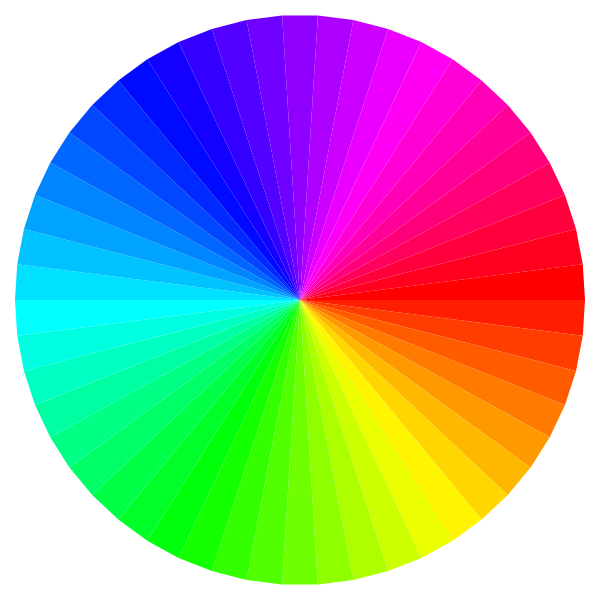
Frame 1 (no input)
Frame 60 (no input): identical to frame 1, image omitted
Frame 120 (the mouse pressed at the canvas centre since frame 60): identical to frame 1, image omitted

The p5.js sketch that drew this single still picture (run headless with seeded random() and noise() and a simulated clock; from frame 60 on, the mouse is pressed at the canvas centre):

// p5.js sketch
// ── sketch.js
const NUM_SLICES = 50;
let sliceSlider;

function setup() {
  createCanvas(600, 600);
  // noLoop();
  noStroke();
  colorMode(HSB, TWO_PI, 100, 100);
  sliceSlider = createSlider(3, 200, NUM_SLICES, 1);
  sliceSlider.position(10, height + 10);
}

function draw() {
  background('white');
 
  const slices = sliceSlider.value();
  console.log(slices);
  

  // const angle = TWO_PI / slices;
  const radius = width * 0.475;
  const cx = width / 2;
  const cy = height / 2;
  const offset = TWO_PI / slices;

  

  beginShape(TRIANGLE_FAN);
  vertex(cx, cy);
  for (let angle = 0; angle < TWO_PI+0.1; angle+=offset){
 
    fill(angle , 100, 100);
    vertex(cx + radius * cos(angle), cy + radius * sin(angle));
  }
  endShape();


}
